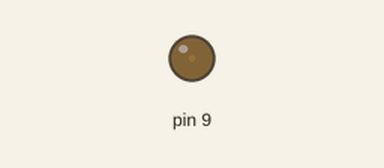
Recording of a sketch running on a simulated Arduino Uno, built with avr-gcc and run on an emulated ATmega328P. Shown: output pins drawn as LEDs (lit = HIGH).

Above: at 0.05 s.
At 1.15 s:
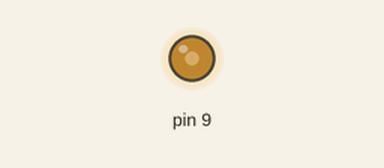
At 2.3 s:
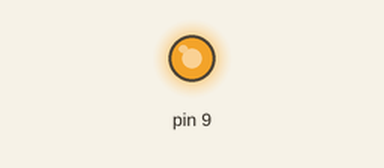
At 4.55 s:
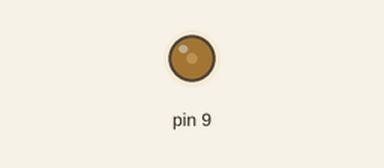
Timing chart, 0 to 6.6 s (numbered marks = the images above):
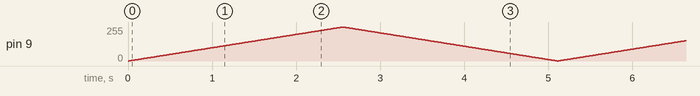

The sketch:

test2.ino
```cpp
int i = 0; //整数iを0に設定

void setup() {
  pinMode(9, OUTPUT); //9番ピンをoutput
}

void loop() {
  for (i=0; i<255; i++) {
    analogWrite(9, i); //9番ピンにiの強さで出力
    //analogWriteはpwmの信号を出力する関数 pwmとは~がついている番号のこと(3,5,6,9,10,11)
    //この関数は0から255までで引数を設定できる, 数字は光の強さを表す
    delay(10); //10ミリ秒まつ
  }

  for (i=255; i>0; i--) {
    analogWrite(9, i);
    delay(10); //10ミリ秒まつ
  }
}
```
